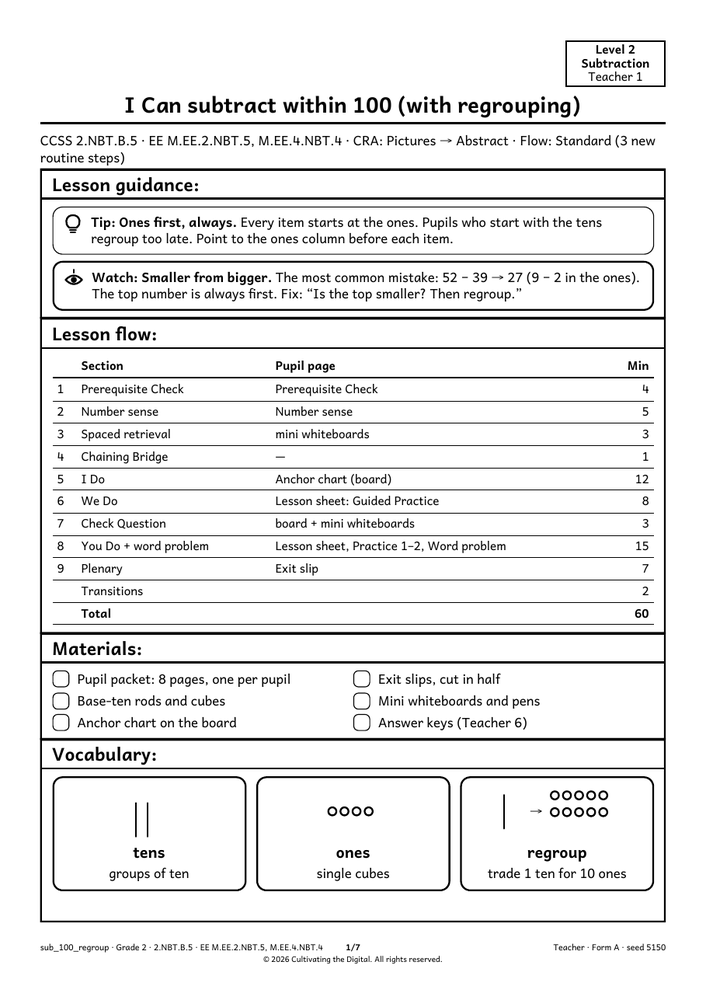
#> input picture design/lesson-planner/sample-v21-sub/page-01.png, 706 x 1000 px, shrunk from 909 x 1287 before the run
$ python ws-inkclear.py ../../design/lesson-planner/sample-v21-sub/page-01.png 1.0
#> lines starting #> are read from the running program, lines starting #| are printed output that depends on the picture; after the words box and inside, x2 and y2 are one past the last pixel; in counts of white or black regions, pixels touching at a corner belong together
# ws-inkclear — the side clearance of every fact cell's INK, measured on a 300 dpi raster of a printed page (facts-print-fix
# r8, after the r8 critic's inkclear.py: the DOM said a bracket kept 2.2 mm while the printed vinculum and answer line ended
# 1.78-1.86 mm from the border).
#
#   python3 -I tests/lib/ws-inkclear.py <page.png> [skip_mm]
#   out: one JSON line {"min": mm, "rows": [[[left, right], ...], ...]}; exit 3 when numpy / PIL are missing (the gate skips)
# The grid's drawn rules are found as long dark runs; each cell's ink is measured from the inner edge of its rules, below the
# number tab's band (skip_mm, default 7.5).
import json
import sys

try:
    import numpy as np
    from PIL import Image
except Exception as e:  # pragma: no cover - the gate reports the skip
    print(json.dumps({"skip": "numpy / PIL not installed: %s" % e}))
    sys.exit(3)

DPI = 300
MM = DPI / 25.4


def groups(v):
    g = []
    for x in v:
        if g and x - g[-1][-1] <= 2:
            g[-1].append(x)
        else:
            g.append([x])
    return [(gg[0], gg[-1]) for gg in g]


def main():
    png = sys.argv[1]
    skip = float(sys.argv[2]) if len(sys.argv) > 2 else 7.5
    a = np.array(Image.open(png).convert('L')) < 128
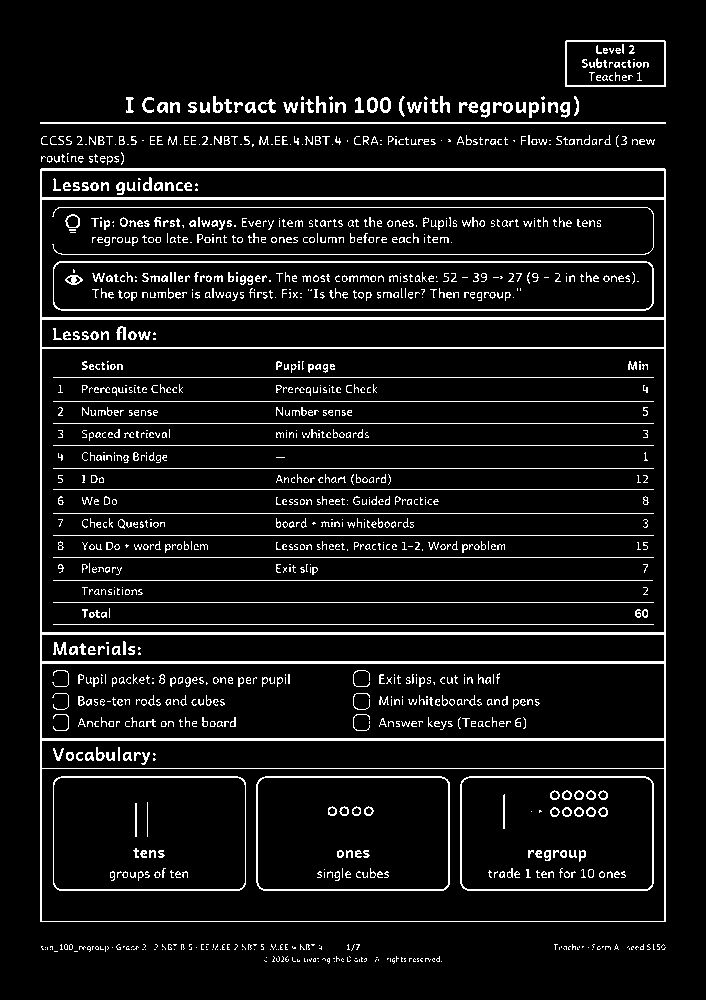
#> a: shape (1000, 706) bool; 7.9% white in thin lines or dots, all inside (x1, y1, x2, y2) = (40, 40, 666, 964)
    H, W = a.shape
#> H = 1000; W = 706
    hg = groups([y for y in range(H) if a[y].sum() / W > 0.5])
#> the loop in groups, `for x in v:` made 46 passes
#> x on passes 1 to 12: 122, 123, 168, 169, 170, 197, 198, 199, 207, 254, 261, 262
#> after the loop in groups, `for x in v:`: g = 28 items, first 6: [122, 123], [168, 169, 170], [197, 198, 199], [207], [254], [261, 262]
#> hg = 28 pairs, first value 122 to 921, second value 123 to 921
    rows = []
    for (t0, t1), (b0, b1) in zip(hg, hg[1:]):
        if b0 - t1 < 8 * MM:
            continue
        band = a[t1 + 1:b0]
        vg = groups([x for x in range(W) if band[:, x].sum() / band.shape[0] > 0.9])
        if len(vg) < 3:
            continue
        row = []
        for (l0, l1), (r0, r1) in zip(vg, vg[1:]):
            if r0 - l1 < 5 * MM:
                continue
            cell = a[t1 + 1:b0, l1 + 1:r0]
            ch, cw = cell.shape
            inner = cell[int(skip * MM):ch - int(0.3 * MM), :]
            cols = np.where(inner.any(0))[0]
            if not len(cols):
                continue
            row.append([round(cols[0] / MM, 2), round((cw - 1 - cols[-1]) / MM, 2)])
        if row:
            rows.append(row)
#> this loop made 27 passes
#> (t0, t1, b0, b1) on passes 1 to 12: (122, 123, 168, 170), (168, 170, 197, 199), (197, 199, 207, 207), (207, 207, 254, 254), (254, 254, 261, 262), (261, 262, 309, 310), (309, 310, 317, 319), (317, 319, 347, 348), (347, 348, 377, 377), (377, 377, 401, 401), (401, 401, 423, 423), (423, 423, 445, 445)
#> after the loop, rows = [[[0, 0], [0, 0], [0, 0]]]
    allv = [min(x) for r in rows for x in r]
#> allv = [0, 0, 0]
    print(json.dumps({"min": min(allv) if allv else None, "rows": rows}))
#| {"min": 0.0, "rows": [[[0.0, 0.0], [0.0, 0.0], [0.0, 0.0]]]}


main()

$ run again, on design/lesson-planner/sample-v21-sub/page-07.png
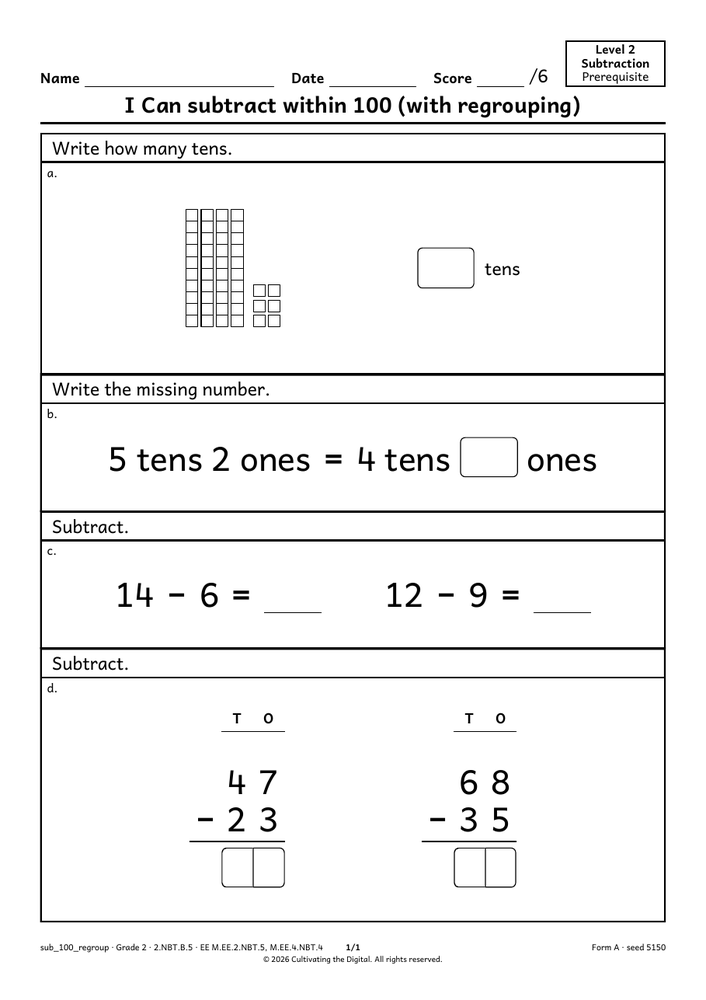
#> input picture design/lesson-planner/sample-v21-sub/page-07.png, 706 x 1000 px, shrunk from 909 x 1287 before the run
#> in main, `a = np.array(Image.open(png).convert('L')) < 128`:
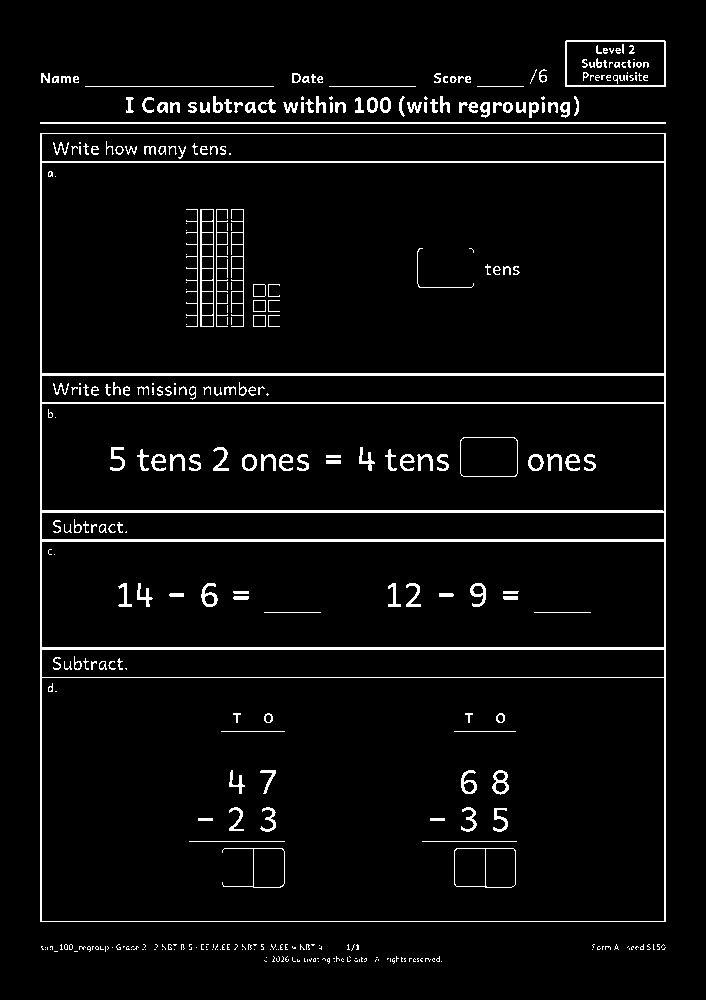
#> a: shape (1000, 706) bool; 4.5% white in thin lines or dots, all inside (x1, y1, x2, y2) = (40, 40, 666, 964)
#> the loop in groups, `for x in v:` made 22 passes
#> x on passes 1 to 8: 86, 122, 123, 133, 161, 162, 373, 374
#> after the loop in groups, `for x in v:`: g = [[86], [122, 123], [133], [161, 162], [373, 374, 375], [402, 403], [510, 511, 512], [539, 540, 541], [647, 648, 649], [677], [921]]
#> hg = [(86, 86), (122, 123), (133, 133), (161, 162), (373, 375), (402, 403), (510, 512), (539, 541), (647, 649), (677, 677), (921, 921)]
#> the loop in main, `for (t0, t1), (b0, b1) in zip(hg, hg[1:]):` made 10 passes
#> (t0, t1, b0, b1) on passes 1 to 8: (86, 86, 122, 123), (122, 123, 133, 133), (133, 133, 161, 162), (161, 162, 373, 375), (373, 375, 402, 403), (402, 403, 510, 512), (510, 512, 539, 541), (539, 541, 647, 649)
#> after the loop in main, `for (t0, t1), (b0, b1) in zip(hg, hg[1:]):`: rows = []
#| {"min": null, "rows": []}

$ run again, on design/lesson-planner/sample-v21-sub/page-10.png
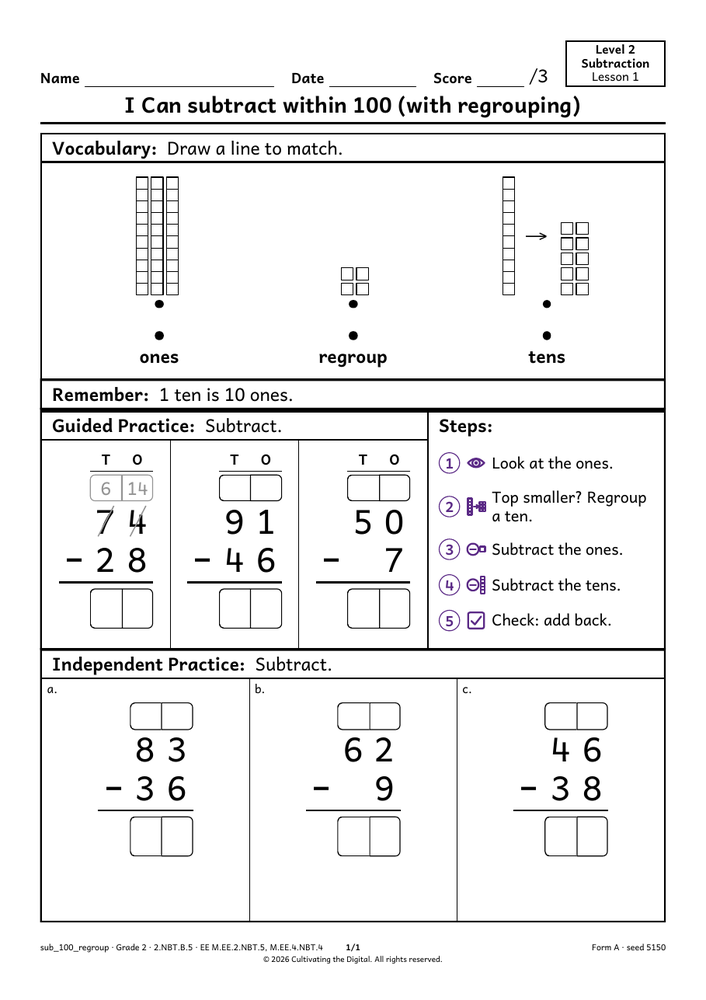
#> input picture design/lesson-planner/sample-v21-sub/page-10.png, 706 x 1000 px, shrunk from 909 x 1287 before the run
#> in main, `a = np.array(Image.open(png).convert('L')) < 128`:
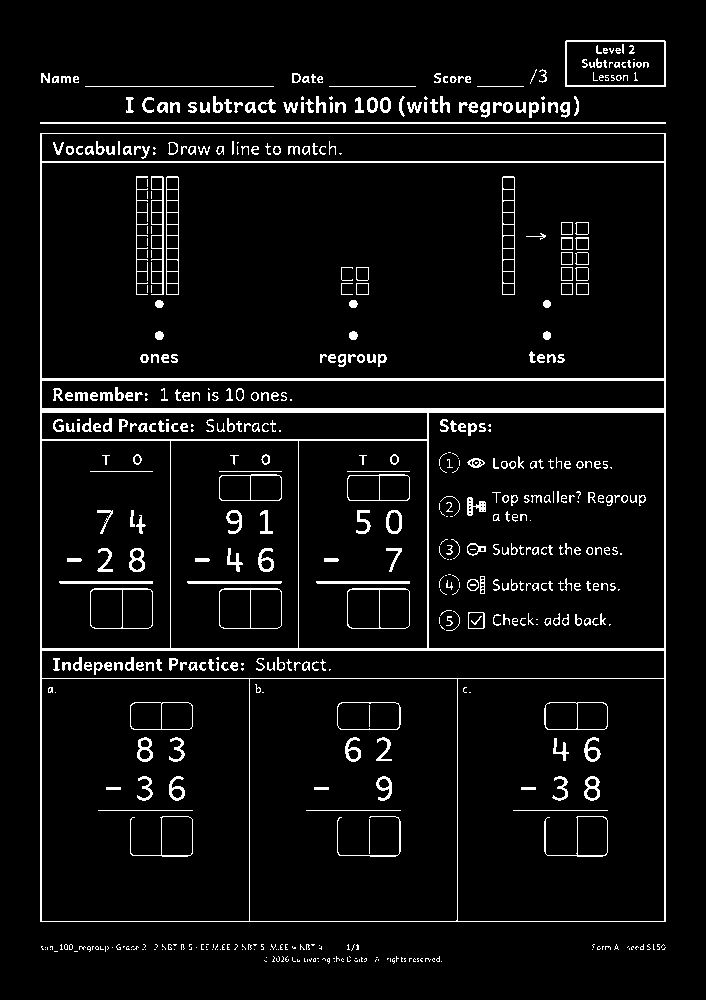
#> a: shape (1000, 706) bool; 5.8% white in thin lines or dots, all inside (x1, y1, x2, y2) = (40, 40, 666, 964)
#> the loop in groups, `for x in v:` made 22 passes
#> x on passes 1 to 8: 86, 122, 123, 133, 161, 162, 378, 379
#> after the loop in groups, `for x in v:`: g = [[86], [122, 123], [133], [161, 162], [378, 379, 380], [408, 409, 410, 411, 412], [439, 440], [583], [648, 649, 650], [678], [921]]
#> hg = [(86, 86), (122, 123), (133, 133), (161, 162), (378, 380), (408, 412), (439, 440), (583, 583), (648, 650), (678, 678), (921, 921)]
#> the loop in main, `for (t0, t1), (b0, b1) in zip(hg, hg[1:]):` made 10 passes
#> (t0, t1, b0, b1) on passes 1, 2, 3, 5, 6, 8, 9: (86, 86, 122, 123), (122, 123, 133, 133), (133, 133, 161, 162), (378, 380, 408, 412), (408, 412, 439, 440), (583, 583, 648, 650), (648, 650, 678, 678)
#> after the loop in main, `for (t0, t1), (b0, b1) in zip(hg, hg[1:]):`: rows = [[[2.12, 1.44], [2.03, 1.35], [2.12, 1.44], [0.85, 1.52]], [[0.51, 4.74], [0.51, 4.74], [0.42, 4.74]]]
#> allv = [1.44, 1.35, 1.44, 0.85, 0.51, 0.51, 0.42]
#| {"min": 0.42, "rows": [[[2.12, 1.44], [2.03, 1.35], [2.12, 1.44], [0.85, 1.52]], [[0.51, 4.74], [0.51, 4.74], [0.42, 4.74]]]}

$ run again, on design/lesson-planner/sample-v21-sub/page-12.png
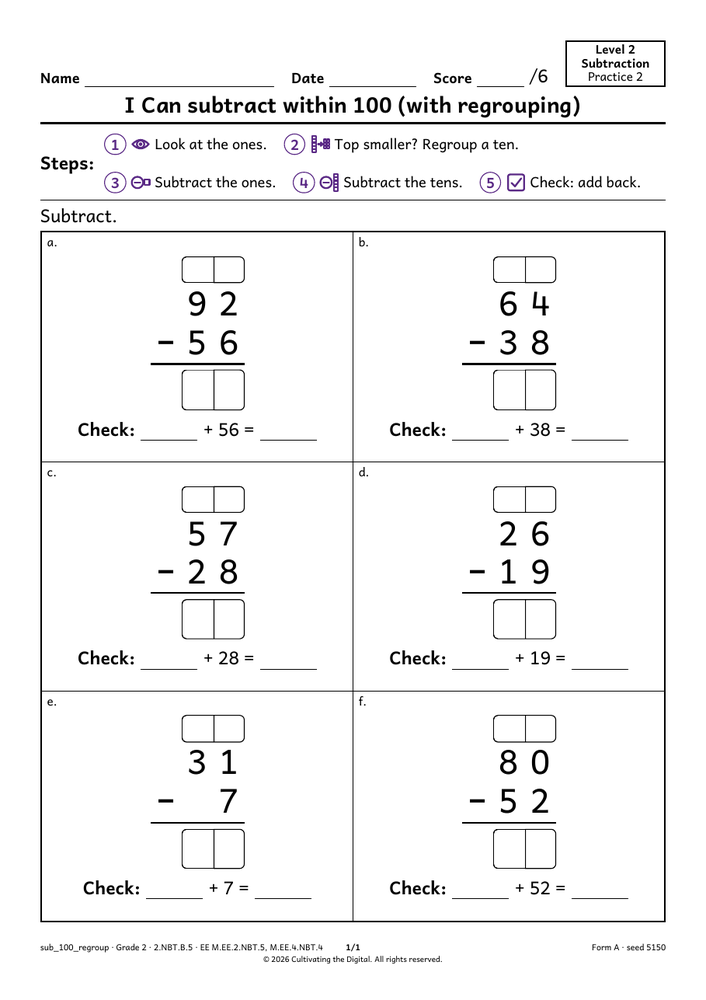
#> input picture design/lesson-planner/sample-v21-sub/page-12.png, 706 x 1000 px, shrunk from 909 x 1287 before the run
#> in main, `a = np.array(Image.open(png).convert('L')) < 128`:
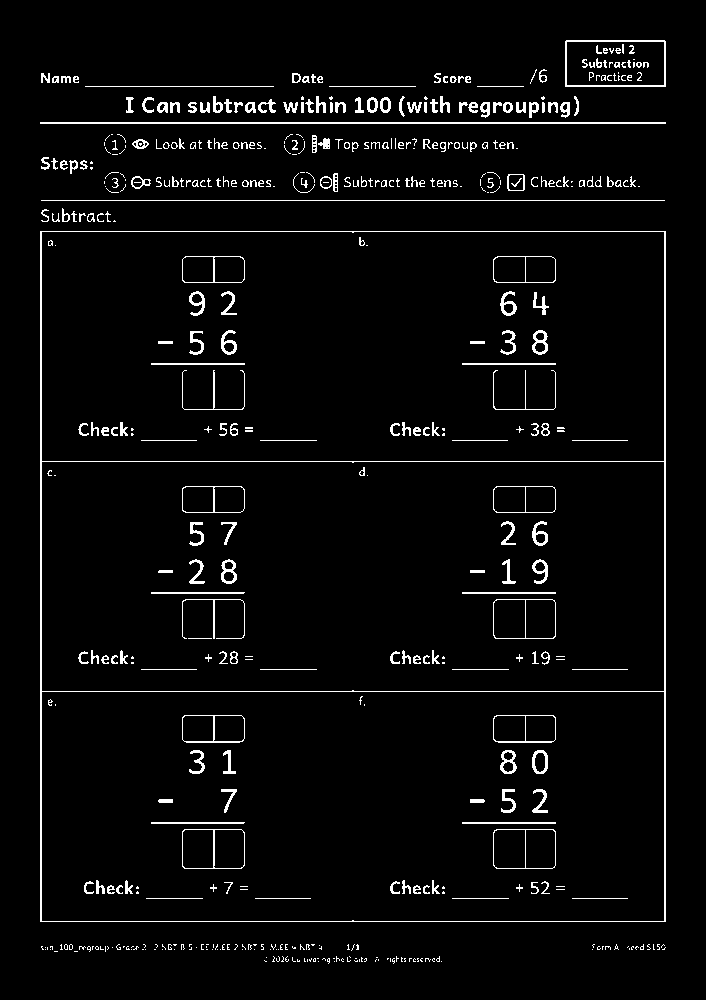
#> a: shape (1000, 706) bool; 3.8% white in thin lines or dots, all inside (x1, y1, x2, y2) = (40, 40, 666, 964)
#> hg = [(86, 86), (122, 123), (200, 200), (231, 231), (461, 461), (691, 691), (921, 921)]
#> the loop in main, `for (t0, t1), (b0, b1) in zip(hg, hg[1:]):` made 6 passes
#> (t0, t1, b0, b1) on passes 1 to 6: (86, 86, 122, 123), (122, 123, 200, 200), (200, 200, 231, 231), (231, 231, 461, 461), (461, 461, 691, 691), (691, 691, 921, 921)
#> after the loop in main, `for (t0, t1), (b0, b1) in zip(hg, hg[1:]):`: rows = []
#| {"min": null, "rows": []}
